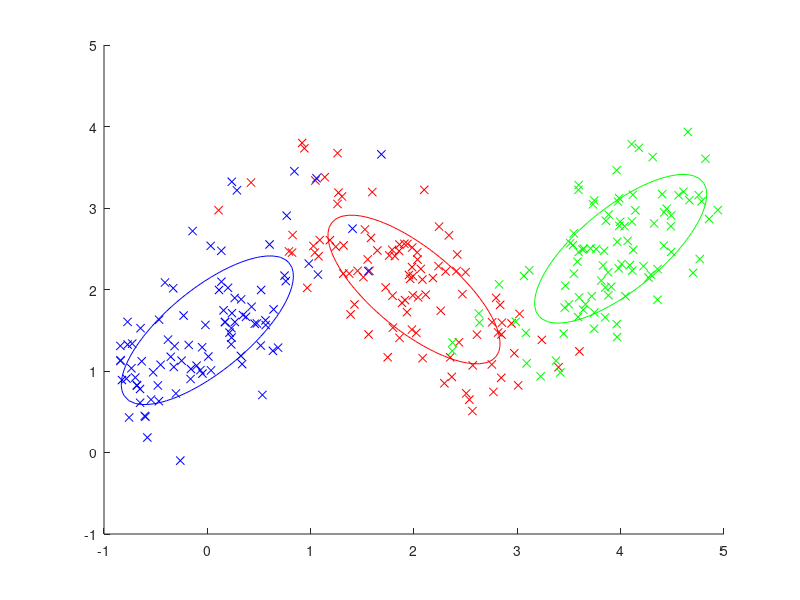

This figure's MATLAB source:
## https://de.mathworks.com/help/stats/multivariate-normal-distribution.html
## https://de.mathworks.com/help/stats/mvnrnd.html
## https://de.mathworks.com/help/stats/mvnpdf.html
## https://de.mathworks.com/help/stats/mvncdf.html
## https://octave.sourceforge.io/statistics/function/mvnpdf.html
## https://octave.sourceforge.io/statistics/function/mvncdf.html
## Sigmas: [1.0 0.5; 0.5 1.0], [1, 0.1; 0.1, 0.5], [0.25 0.3; 0.3 1], [0.9 0.4; 0.4 0.3], [1 1.5; 1.5 3]
## [cov (spread) x-axis, rotation; rotation, cov (spread) y-axis] <- must be symmertric i.e. rotation must be equal
## rotation can be negative
## Geometrix Interpretation: https://www.visiondummy.com/2014/04/geometric-interpretation-covariance-matrix/
function expmax
  mu1 = [2 2];
  sigma1 = [5 -4; -4 6] / 10;
  cloud1 = mvnrnd (mu1, sigma1, 100);
  
  mu2 = [4 2.5];
  sigma2 = [5 4; 4 6] / 10;
  cloud2 = mvnrnd (mu2, sigma2, 100);
  
  mu3 = [0 1.5];
  sigma3 = [5 4; 4 6] / 10;
  cloud3 = mvnrnd (mu3, sigma3, 100);
  
  ax = axes ();
  scatter (ax, cloud1(:, 1), cloud1(:, 2), "r", "x");
  
  hold on;
  
  scatter (ax, cloud2(:, 1), cloud2(:, 2), "g", "x");
  scatter (ax, cloud3(:, 1), cloud3(:, 2), "b", "x");
  
  
  
  [X, Y] = meshgrid (linspace (-1, 5, 100));
  XY = [X(:) Y(:)];
  Z1 = mvnpdf (XY, mu1, sigma1);
  Z1 = reshape (Z1, size (X));
  contour (X, Y, Z1, 1, "r");
  
  Z2 = mvnpdf (XY, mu2, sigma2);
  Z2 = reshape (Z2, size (X));
  contour (X, Y, Z2, 1, "g");
  
  Z3 = mvnpdf (XY, mu3, sigma3);
  Z3 = reshape (Z3, size (X));
  contour (X, Y, Z3, 1, "b");
  
  hold off;
endfunction
